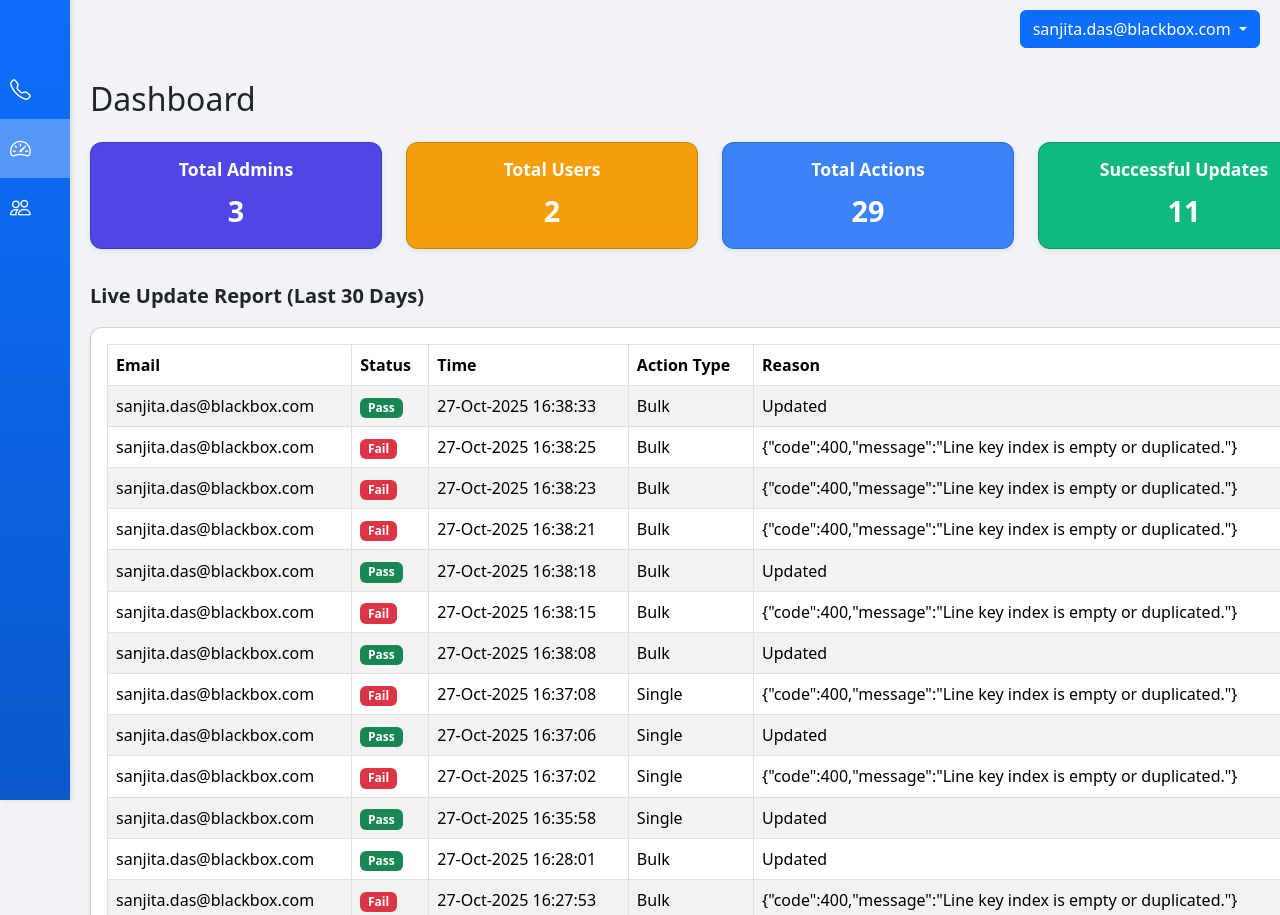
The app's page /dashboard (signed in, upper part), older data.
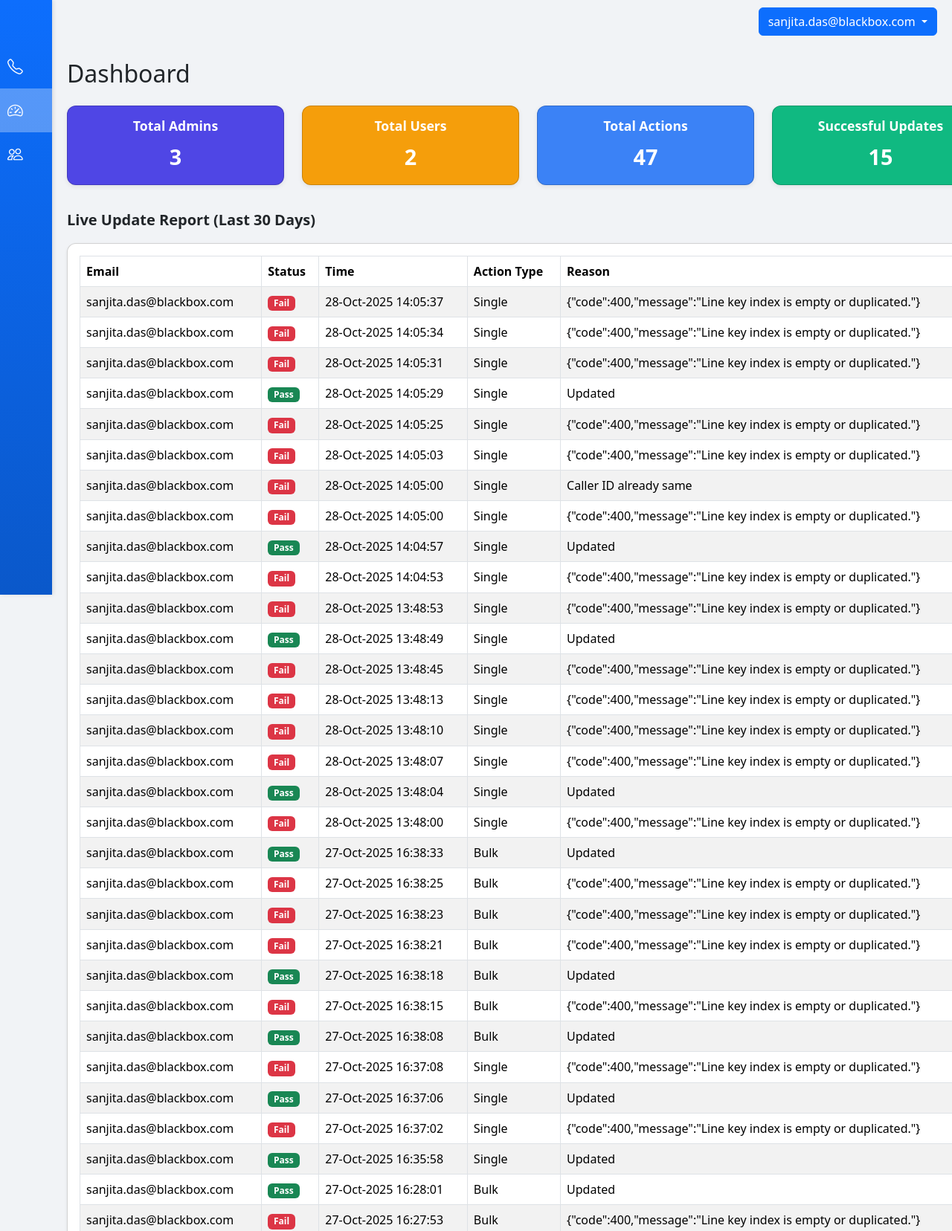
The same page, newer data.
### tables this page shows
CREATE TABLE update_logs (
                        id INTEGER PRIMARY KEY AUTOINCREMENT,
                        email TEXT,
                        caller_id TEXT,
                        success INTEGER,
                        reason TEXT,
                        type TEXT,
                        timestamp DATETIME DEFAULT CURRENT_TIMESTAMP
                    , identifier TEXT);

### app.py (the view)
@app.route("/dashboard")
@login_required(role="admin")
def dashboard():
    conn = get_db_connection()
    total_admin = conn.execute("SELECT COUNT(*) as cnt FROM users WHERE role='admin'").fetchone()["cnt"]
    total_users = conn.execute("SELECT COUNT(*) as cnt FROM users WHERE role='user'").fetchone()["cnt"]
    cutoff = (datetime.utcnow() - timedelta(days=30)).isoformat()
    rows = conn.execute("SELECT email, identifier, caller_id, success, reason, type, timestamp FROM update_logs WHERE timestamp >= ? ORDER BY timestamp DESC", (cutoff,)).fetchall()
    updates = []
    for r in rows:
        updates.append({
            "email": r["email"],
            "identifier": r["identifier"],
            "caller_id": r["caller_id"],
            "success": bool(r["success"]),
            "reason": r["reason"],
            "type": r["type"],
            "time": datetime.fromisoformat(r["timestamp"]).strftime("%d-%b-%Y %H:%M:%S")
        })
    mrows = conn.execute("SELECT admin_email, action, target_email, timestamp FROM admin_activity WHERE timestamp >= ? ORDER BY timestamp DESC", (cutoff,)).fetchall()
    manage_logs = []
    for r in mrows:
        manage_logs.append({"email": r["admin_email"], "action": r["action"], "target": r["target_email"], "time": datetime.fromisoformat(r["timestamp"]).strftime("%d-%b-%Y %H:%M:%S")})
    conn.close()
    user_status = get_user_status_list()
    return render_template("dashboard.html",
                           total_admin=total_admin,
                           total_users=total_users,
                           updates=updates,
                           manage_logs=manage_logs,
                           user_status=user_status
                           )

### app.py (called while the page is built)
def get_db_connection():
    conn = sqlite3.connect(DB_PATH)
    conn.row_factory = sqlite3.Row
    return conn

def load_users_from_db():
    conn = get_db_connection()
    rows = conn.execute("SELECT email, password, role FROM users").fetchall()
    conn.close()
    users = {r["email"].lower(): {"password": r["password"], "role": r["role"]} for r in rows}
    return users

def get_user_status_list():
    users = load_users_from_db()
    conn = get_db_connection()
    rows = conn.execute("SELECT user_email, status, login_time FROM login_activity ORDER BY id DESC").fetchall()
    conn.close()
    status = {}
    for r in rows:
        e = r["user_email"].lower()
        if e not in status:
            status[e] = {"email": e, "online": (r["status"] == "Online"), "last_seen": r["login_time"]}
    out = []
    for email, u in users.items():
        if email in status:
            out.append({"email": email, "online": bool(status[email]["online"])})
        else:
            out.append({"email": email, "online": False})
    return out

def login_required(role=None):
    def wrapper(fn):
        @wraps(fn)
        def decorated(*args, **kwargs):
            if "email" not in session:
                return redirect(url_for("login"))
            if role and session.get("role") != role:
                flash("Access denied", "danger")
                return redirect(url_for("login"))
            return fn(*args, **kwargs)
        return decorated
    return wrapper

### templates/dashboard.html (shortened to what this page needs)
{% extends "base.html" %}
{% block content %}
<h2 class="mb-4">Dashboard</h2>
<div class="row g-4 mb-4">
  <div class="col-md-3">
    <div class="card text-center card-primary p-3">
      <h5 class="card-title">Total Admins</h5>
      <p class="card-text">{{ total_admin }}</p>
    </div>
  </div>
  <div class="col-md-3">
    <div class="card text-center card-warning p-3">
      <h5 class="card-title">Total Users</h5>
      <p class="card-text">{{ total_users }}</p>
    </div>
  </div>
  <div class="col-md-3">
    <div class="card text-center card-info p-3">
      <h5 class="card-title">Total Actions</h5>
      <p class="card-text">{{ updates|length }}</p>
    </div>
  </div>
  <div class="col-md-3">
    <div class="card text-center card-success p-3">
      <h5 class="card-title">Successful Updates</h5>
      <p class="card-text">{{ updates|selectattr("success")|select|list|length }}</p>
    </div>
  </div>
</div>
<div class="section-title">Live Update Report (Last 30 Days)</div>
<div class="card shadow-sm mb-4">
  <div class="card-body table-responsive">
    <table class="table table-striped table-bordered align-middle">
      <thead>
        <tr>
          <th>Email</th>
          <th>Status</th>
          <th>Time</th>
          <th>Action Type</th>
          <th>Reason</th>
        </tr>
      </thead>
      <tbody>
        {% if updates %}
          {% for u in updates %}
            <tr>
              <td>{{ u.email }}</td>
              <td>
                {% if u.success %}
                  <span class="badge bg-success">Pass</span>
                {% else %}
                  <span class="badge bg-danger">Fail</span>
                {% endif %}
              </td>
              <td>{{ u.time }}</td>
              <td>
                {% if u.type == 'S' %}
                  Single
                {% elif u.type == 'B' %}
                  Bulk
                {% elif u.type == 'Both' %}
                  Both
                {% else %}
                  Unknown
                {% endif %}
              </td>
              <td>{{ u.reason }}</td>
            </tr>
          {% endfor %}
        {% else %}
          <tr><td colspan="5" class="text-center">No updates in last 30 days</td></tr>
        {% endif %}
      </tbody>
    </table>
  </div>
</div>
{% endblock %}

### templates/base.html (shortened to what this page needs)
<!doctype html>
<html lang="en">
<head>
  <link href="https://cdn.jsdelivr.net/npm/bootstrap@5.3.2/dist/css/bootstrap.min.css" rel="stylesheet"/>
  <link href="https://cdn.jsdelivr.net/npm/bootstrap-icons@1.11.1/font/bootstrap-icons.css" rel="stylesheet">
</head>
<body>
<div class="sidebar">
  <a href="{{ url_for('index') }}" class="{% if request.endpoint=='index' %}active{% endif %}">
    <i class="bi bi-telephone"></i><span>Outbound Caller ID</span>
  </a>
  {% if session.role=='admin' %}
    <a href="{{ url_for('dashboard') }}" class="{% if request.endpoint=='dashboard' %}active{% endif %}">
      <i class="bi bi-speedometer2"></i><span>Dashboard</span>
    </a>
    <a href="{{ url_for('manage_users') }}" class="{% if request.endpoint=='manage_users' %}active{% endif %}">
      <i class="bi bi-people"></i><span>Manage Users</span>
    </a>
  {% endif %}
</div>
{% if session.email %}
<div class="top-right-info dropdown">
  <a class="btn btn-primary dropdown-toggle" href="#" role="button" id="profileDropdown" data-bs-toggle="dropdown" aria-expanded="false">
    {{ session.email }}
  </a>
</div>
{% endif %}
<div class="content container-fluid">
  {% block content %}{% endblock %}
</div>
</body>
</html>

### templates/base.html (style rules this page uses)
body { padding-top: 60px; font-family: 'Segoe UI', Tahoma, Geneva, Verdana, sans-serif; background-color: #f1f3f6; }
.sidebar { height: 100vh; width: 70px; position: fixed; top: 0; left: 0; background: linear-gradient(180deg, #0d6efd, #0a58ca); padding-top: 60px; transition: width 0.3s; overflow-x: hidden; box-shadow: 2px 0 5px rgba(0,0,0,0.1); z-index: 1000; }
.sidebar a { display: flex; align-items: center; color: #fff; padding: 14px 10px; text-decoration: none; font-weight: 500; transition: background 0.2s, padding-left 0.2s; }
.sidebar a i { font-size: 1.3rem; margin-right: 10px; width: 25px; text-align: center; }
.sidebar a.active { background-color: rgba(255,255,255,0.3); font-weight: 600; }
.top-right-info { position: fixed; top: 10px; right: 20px; z-index: 1100; }
.content { margin-left: 70px; padding: 20px; transition: margin-left 0.3s; }
.card { border-radius: 0.75rem; box-shadow: 0 2px 6px rgba(0,0,0,0.08); transition: transform 0.2s; }
.table-striped>tbody>tr:nth-of-type(odd) { background-color: #f8f9fa; }
.table thead { background-color: #0d6efd; color: white; }
.table th, .table td { vertical-align: middle !important; }

### templates/dashboard.html (style rules this page uses)
.card-text { font-size: 1.8rem; font-weight: 700; }
.card-title { font-size: 1.1rem; font-weight: 600; margin-bottom: 0.5rem; }
.card-primary { background-color: #4f46e5; color: #fff; }
.card-warning { background-color: #f59e0b; color: #fff; }
.card-info { background-color: #3b82f6; color: #fff; }
.card-success { background-color: #10b981; color: #fff; }
.table thead { background-color: #0d6efd; color: #fff; }
.badge { font-weight: 600; }
.section-title { font-weight: 700; margin-top: 2rem; margin-bottom: 1rem; font-size: 1.25rem; }

Row changes from the older to the newer data that the page shows:
added update_logs: email "sanjita.das@blackbox.com", success "Fail", time "28-Oct-2025 14:05:37", type "Single", reason "{\"code\":400,\"message\":\"Line key index is empty or duplicated.\"}"
added update_logs: email "sanjita.das@blackbox.com", success "Fail", time "28-Oct-2025 14:05:34", type "Single", reason "{\"code\":400,\"message\":\"Line key index is empty or duplicated.\"}"
added update_logs: email "sanjita.das@blackbox.com", success "Fail", time "28-Oct-2025 14:05:31", type "Single", reason "{\"code\":400,\"message\":\"Line key index is empty or duplicated.\"}"
added update_logs: email "sanjita.das@blackbox.com", success "Pass", time "28-Oct-2025 14:05:29", type "Single", reason "Updated"
added update_logs: email "sanjita.das@blackbox.com", success "Fail", time "28-Oct-2025 14:05:25", type "Single", reason "{\"code\":400,\"message\":\"Line key index is empty or duplicated.\"}"
added update_logs: email "sanjita.das@blackbox.com", success "Fail", time "28-Oct-2025 14:05:03", type "Single", reason "{\"code\":400,\"message\":\"Line key index is empty or duplicated.\"}"
added update_logs: email "sanjita.das@blackbox.com", success "Fail", time "28-Oct-2025 14:05:00", type "Single", reason "Caller ID already same"
added update_logs: email "sanjita.das@blackbox.com", success "Fail", time "28-Oct-2025 14:05:00", type "Single", reason "{\"code\":400,\"message\":\"Line key index is empty or duplicated.\"}"
added update_logs: email "sanjita.das@blackbox.com", success "Pass", time "28-Oct-2025 14:04:57", type "Single", reason "Updated"
added update_logs: email "sanjita.das@blackbox.com", success "Fail", time "28-Oct-2025 14:04:53", type "Single", reason "{\"code\":400,\"message\":\"Line key index is empty or duplicated.\"}"
added update_logs: email "sanjita.das@blackbox.com", success "Fail", time "28-Oct-2025 13:48:53", type "Single", reason "{\"code\":400,\"message\":\"Line key index is empty or duplicated.\"}"
added update_logs: email "sanjita.das@blackbox.com", success "Pass", time "28-Oct-2025 13:48:49", type "Single", reason "Updated"
added update_logs: email "sanjita.das@blackbox.com", success "Fail", time "28-Oct-2025 13:48:45", type "Single", reason "{\"code\":400,\"message\":\"Line key index is empty or duplicated.\"}"
added update_logs: email "sanjita.das@blackbox.com", success "Fail", time "28-Oct-2025 13:48:13", type "Single", reason "{\"code\":400,\"message\":\"Line key index is empty or duplicated.\"}"
added update_logs: email "sanjita.das@blackbox.com", success "Fail", time "28-Oct-2025 13:48:10", type "Single", reason "{\"code\":400,\"message\":\"Line key index is empty or duplicated.\"}"
added update_logs: email "sanjita.das@blackbox.com", success "Fail", time "28-Oct-2025 13:48:07", type "Single", reason "{\"code\":400,\"message\":\"Line key index is empty or duplicated.\"}"
added update_logs: email "sanjita.das@blackbox.com", success "Pass", time "28-Oct-2025 13:48:04", type "Single", reason "Updated"
added update_logs: email "sanjita.das@blackbox.com", success "Fail", time "28-Oct-2025 13:48:00", type "Single", reason "{\"code\":400,\"message\":\"Line key index is empty or duplicated.\"}"
Text that changed along with them:
{{ updates|length }}: "29" → "47"
{{ updates|selectattr("success")|select|list|length }}: "11" → "15"
